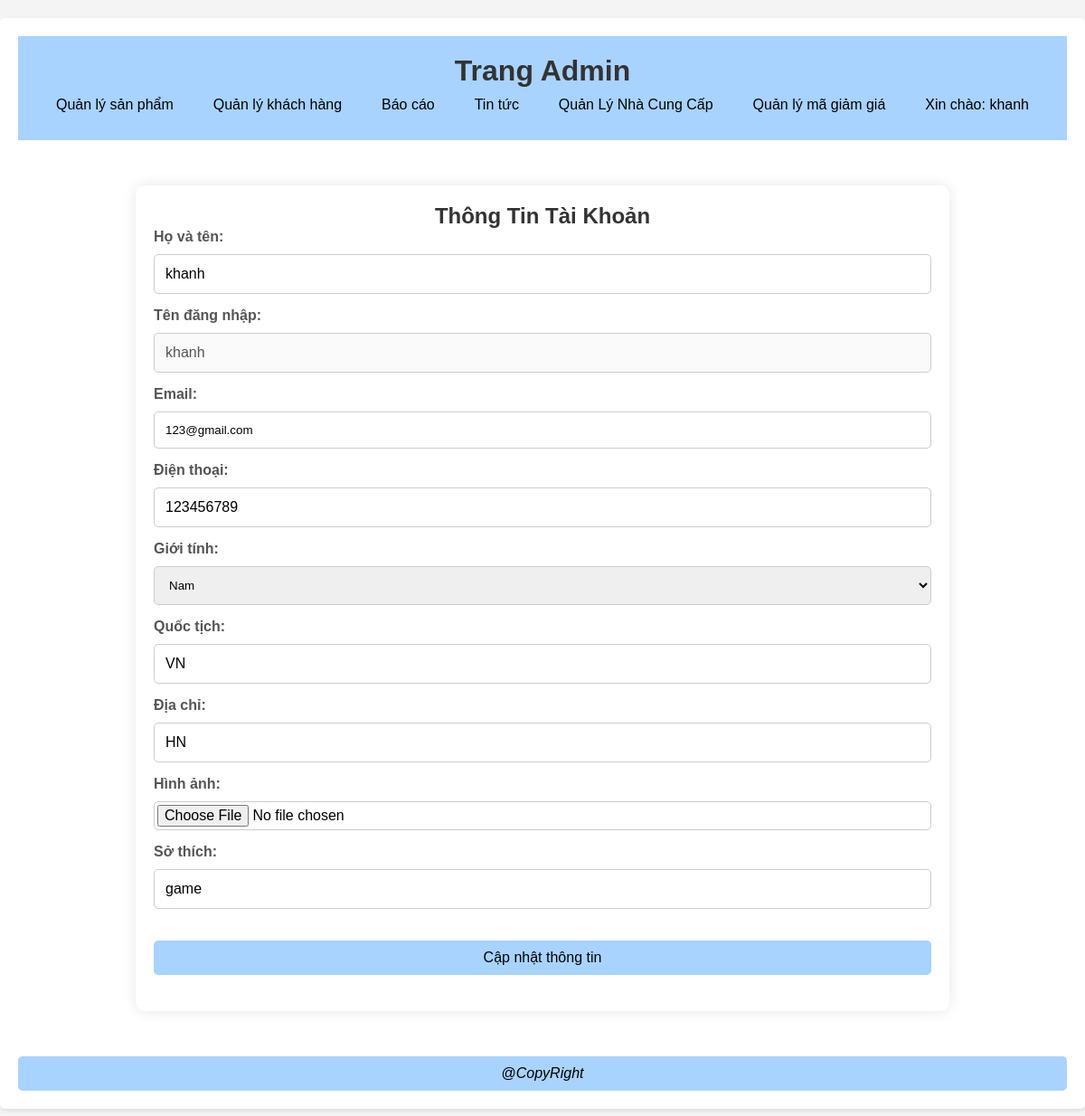
The page /Login/ThongTinTaiKhoan/khanh (signed in) on the database its author committed.
### tables this page shows
CREATE TABLE `danhkithanhvien` (
  `FullName` varchar(50) NOT NULL,
  `UserName` varchar(50) NOT NULL,
  `PassWord` varchar(255) NOT NULL,
  `Email` varchar(50) NOT NULL,
  `DienThoai` varchar(11) NOT NULL,
  `GioiTinh` varchar(10) NOT NULL,
  `QuocTich` varchar(20) NOT NULL,
  `DiaChi` varchar(50) NOT NULL,
  `HinhAnh` varchar(100) NOT NULL,
  `SoThich` varchar(200) NOT NULL,
  `Level` varchar(50) NOT NULL
);

### mvc/core/Controller.php (called while the page is built, shortened)
<?php
class Controller{
    public function model($model){
        return new $model;
    }
    public function view($view, $data=[]){
        require_once "./mvc/views/".$view.".php";
    }
}
?>

### mvc/core/App.php (called while the page is built, shortened)
<?php
class App{
    protected $action="getShow";
    function __construct(){
        $arr = $this->UrlProcess();
        if( file_exists("./mvc/controllers/".$arr[0].".php") ){
            unset($arr[0]);
        }
        $this->controller = new $this->controller;
        if(isset($arr[1])){
            if( method_exists( $this->controller , $arr[1]) ){
                $this->action = $arr[1];
            }
            unset($arr[1]);
        }
        $this->params = $arr?array_values($arr):[];
        call_user_func_array([$this->controller, $this->action], $this->params );
    }
    function UrlProcess(){
        if( isset($_GET["url"]) ){
            return explode("/", filter_var(trim($_GET["url"], "/")));
        }
    }
}
?>

### index.php (called while the page is built, shortened)
<?php
$myApp = new App();
?>

### mvc/core/DB.php (called while the page is built, shortened)
<?php
class DB {
    public function __construct(){
        $host = "localhost";
        $dbname = "website";
        $username = "root";
        $password = "";
        try {
            $this->con = new PDO("mysql:host=$host;dbname=$dbname", $username, $password);
        } catch (PDOException $e) {
            echo "Connection failed: " . $e->getMessage();
        }
    }
}

### mvc/models/LoginModel.php (called while the page is built, shortened)
<?php
class LoginModel extends DB {
    public function getUser($user) {
        $sql = "SELECT * FROM danhkithanhvien WHERE UserName = :user";
        $stmt = $this->con->prepare($sql);
        $stmt->bindParam(':user', $user);
        $stmt->execute();
        return $stmt->fetch(PDO::FETCH_ASSOC);
    }
}
?>

### mvc/views/AdminPages/ThongTinTaiKhoan.php (the view, shortened to what this page needs)
<body>
    <div class="container">
        <h2>Thông Tin Tài Khoản</h2>
        <form action="<?php echo BASE_URL . 'Login/update'; ?>" method="POST" enctype="multipart/form-data">
            <div class="account-info">
                <div class="form-group">
                    <label>Họ và tên:</label>
                    <input type="text" name="FullName" value="<?php echo htmlspecialchars($data['FullName']); ?>" required>
                </div>
                <div class="form-group">
                    <label>Tên đăng nhập:</label>
                    <input type="text" name="UserName" value="<?php echo htmlspecialchars($data['UserName']); ?>" readonly disabled>
                </div>
                <div class="form-group">
                    <label>Email:</label>
                    <input type="email" name="Email" value="<?php echo htmlspecialchars($data['Email']); ?>" required>
                </div>
                <div class="form-group">
                    <label>Điện thoại:</label>
                    <input type="text" name="DienThoai" value="<?php echo htmlspecialchars($data['DienThoai']); ?>" required>
                </div>
                <div class="form-group">
                    <label>Giới tính:</label>
                    <select name="GioiTinh" required>
                        <option value="Nam" <?php echo ($data['GioiTinh'] == 'Nam') ? 'selected' : ''; ?>>Nam</option>
                    </select>
                </div>
                <div class="form-group">
                    <label>Quốc tịch:</label>
                    <input type="text" name="QuocTich" value="<?php echo htmlspecialchars($data['QuocTich']); ?>" required>
                </div>
                <div class="form-group">
                    <label>Địa chỉ:</label>
                    <input type="text" name="DiaChi" value="<?php echo htmlspecialchars($data['DiaChi']); ?>" required>
                </div>
                <div class="form-group">
                    <label>Hình ảnh:</label>
                    <?php if (!empty($data['HinhAnh'])): ?>
                        <img src="<?php echo BASE_URL . 'public/images/' . htmlspecialchars($data['HinhAnh']); ?>" alt="Hình ảnh khách hàng" class="account-image">
                        <input type="file" name="HinhAnh" accept="image/*">
                    <?php else: ?>
                        <input type="file" name="HinhAnh" accept="image/*">
                    <?php endif; ?>
                </div>
                <div class="form-group">
                    <label>Sở thích:</label>
                    <input type="text" name="SoThich" value="<?php echo htmlspecialchars($data['SoThich']); ?>" required>
                </div>
                <button type="submit" class="details-button">Cập nhật thông tin</button>
            </div>
        </form>
    </div>
</body>

### public/styles/stylequantri.css (style rules this page uses)
* { margin: 0; padding: 0; box-sizing: border-box; }
body { font-family: Arial, sans-serif; background-color: #f4f4f4; margin: 0; padding: 0; }
form { display: flex; flex-direction: column; gap: 15px; }
label { font-weight: bold; margin-bottom: 5px; }
input[type="text"], input[type="number"], input[type="file"], input[type="date"], textarea { padding: 10px; font-size: 16px; border: 1px solid #ddd; border-radius: 5px; width: 100%; }
.container { max-width: 900px; margin: 50px auto; background-color: #fff; padding: 20px; box-shadow: 0 0 15px rgba(0, 0, 0, 0.1); border-radius: 10px; }
h2 { text-align: center; color: #333; }
.form-group { display: flex; flex-direction: column; }
label { display: block; margin-bottom: 5px; color: #555; font-weight: bold; }
input, select { width: 100%; padding: 10px; margin: 5px 0 15px; box-sizing: border-box; border: 1px solid #ccc; border-radius: 4px; }
input, input[type="text"], input[type="number"], input[type="date"], textarea, input[type="file"], select { width: 100%; padding: 12px; margin: 5px 0 15px; border: 1px solid #ccc; border-radius: 5px; box-sizing: border-box; transition: border-color 0.3s; }
input[type="file"] { padding: 3px; }
button { width: 100%; padding: 12px; background-color: #a8d3ff; color: rgb(0, 0, 0); border: none; border-radius: 5px; cursor: pointer; font-size: 16px; transition: background-color 0.3s; }
.details-button { display: inline-block; padding: 10px 20px; background-color: #a8d3ff; color: rgb(0, 0, 0); text-align: center; text-decoration: none; font-size: 16px; margin: 20px 0; border-radius: 5px; transition: background-color 0.3s, color 0.3s, border 0.3s; }

### rows shown on the page
danhkithanhvien: FullName "khanh", UserName "khanh", Email "123@gmail.com", DienThoai "123456789", GioiTinh "Nam", QuocTich "VN", DiaChi "HN", SoThich "game"

### other values the page prints
$_SESSION['user'] "khanh"
